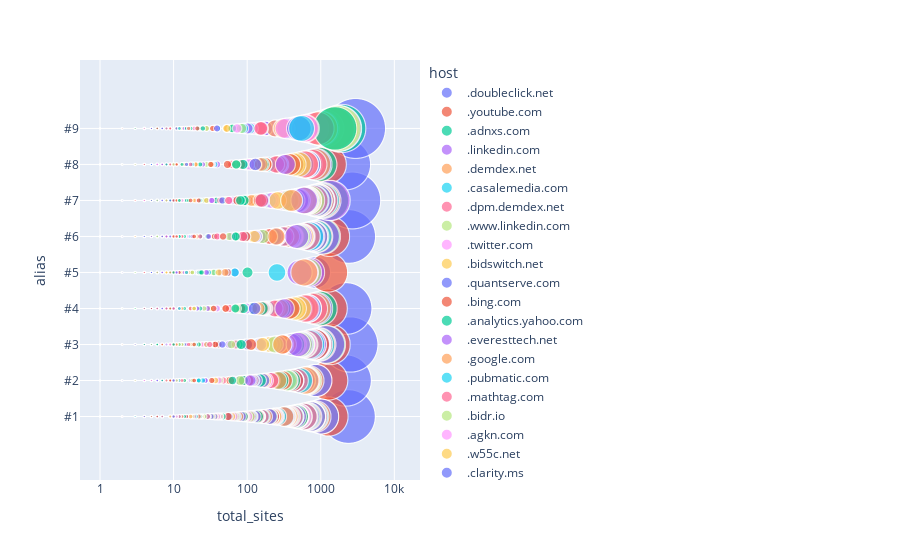

Source (notebook cell):
### Markdown cell above
## p5_buble_targeting_cookies

### Code cell
import plotly.express as px
from turtle import position
import pandas as pd
import seaborn as sb
import matplotlib.pyplot as plt
import os
import matplotlib
df = pd.read_csv(
    os.getcwd() + '/datasets-plots/p5_buble_targeting_cookies.csv')


fig = px.scatter(df,  x="total_sites", y="alias",
                 size="total_sites", color="host",
                 hover_name="host", log_x=True, size_max=60)

fig.show()
fig.write_image(os.getcwd() + "/plots/p5_buble_targeting_cookies.png")
